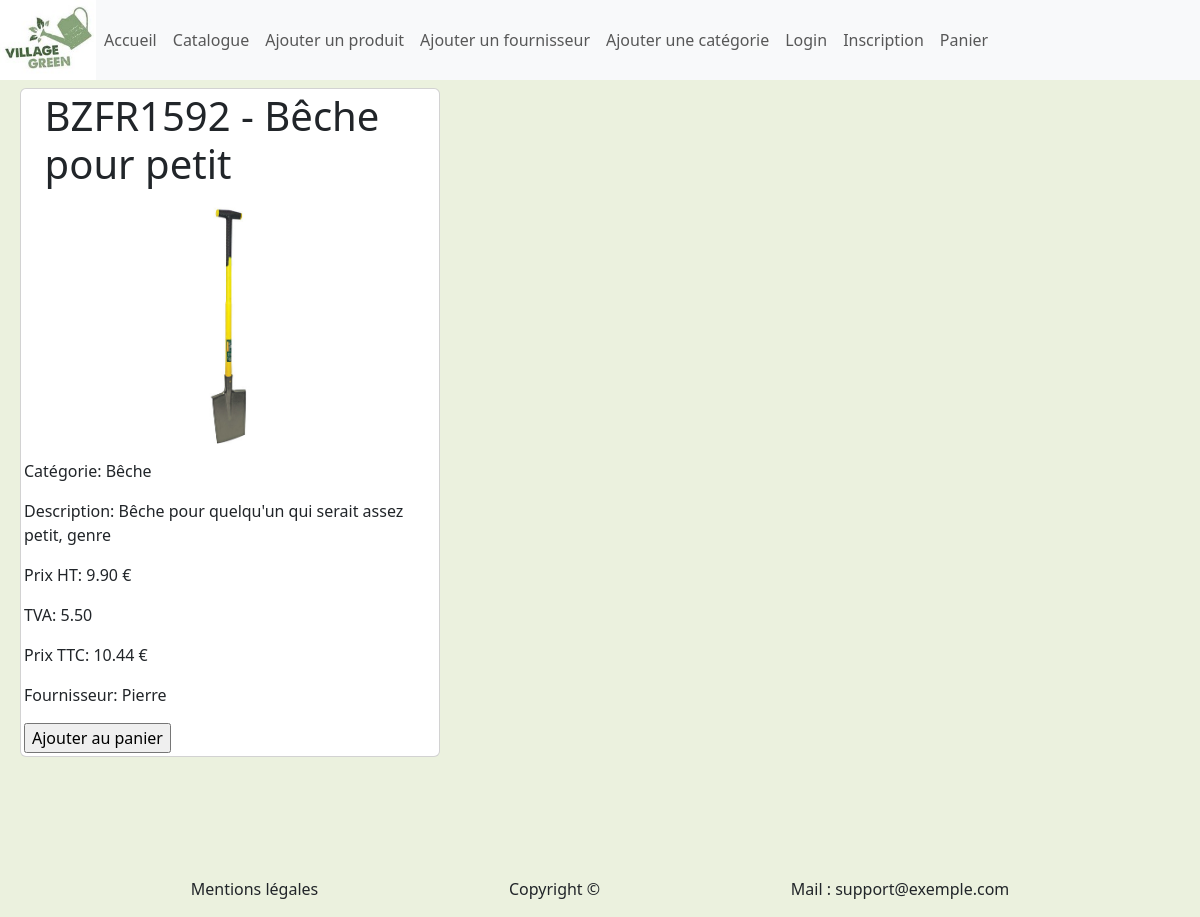
/consult_produit.php?id=2, run on the app's committed database.
### tables this page shows
CREATE TABLE `t_d_produit` (
  `Id_Produit` int(11) NOT NULL,
  `Taux_TVA` decimal(15,2) NOT NULL,
  `Nom_Long` varchar(250) NOT NULL,
  `Nom_court` varchar(50) NOT NULL,
  `Ref_fournisseur` varchar(250) NOT NULL,
  `Photo` varchar(250) DEFAULT NULL,
  `Prix_Achat` decimal(15,2) NOT NULL,
  `Id_Fournisseur` int(11) NOT NULL,
  `Id_Categorie` int(11) NOT NULL
);

CREATE TABLE `t_d_categorie` (
  `Id_Categorie` int(11) NOT NULL,
  `Libelle` varchar(50) NOT NULL,
  `Id_Categorie_Parent` int(11) DEFAULT NULL
);

CREATE TABLE `t_d_fournisseur` (
  `Id_Fournisseur` int(11) NOT NULL,
  `Nom_Fournisseur` varchar(50) NOT NULL
);

### consult_produit.php (the view, shortened to what this page needs)
<?php include 'header.php';
?>
<?php
$host = "localhost";
$user = "root";
$pwd = "";
$dbname = "greengarden";
try {
    $conn = new PDO("mysql:host=$host;dbname=$dbname", $user, $pwd);
} catch (PDOException $e) {
    echo "Connection failed " . $e->getMessage();
}
if (isset($_GET['id'])) {
    $id_produit = $_GET['id'];
    try {
        $stmt = $conn->prepare("SELECT * FROM t_d_produit where id_produit=:id");
        $stmt->bindValue(':id', $id_produit);
        $stmt->execute();
        $produit = $stmt->fetch(PDO::FETCH_ASSOC);
        $stmt = $conn->prepare("SELECT * FROM t_d_categorie where Id_Categorie=:idcat");
        $stmt->bindValue(':idcat', $produit['Id_Categorie']);
        $stmt->execute();
        $categorie = $stmt->fetch(PDO::FETCH_ASSOC);
        $stmt = $conn->prepare("SELECT * FROM t_d_fournisseur where Id_Fournisseur=:idfourni");
        $stmt->bindValue(':idfourni', $produit['Id_Fournisseur']);
        $stmt->execute();
        $fournisseur = $stmt->fetch(PDO::FETCH_ASSOC);
    } catch (PDOException $e) {
        echo
        "Erreur: " . $e->getMessage();
        exit();
    }
} else {
    echo "Produit non spécifié";
    exit;
}
?>
<?php
    $tva = $produit['Taux_TVA'];
    $prixHT = $produit['Prix_Achat'];
    $prixTTC = ($prixHT / 100) * $tva;
?>
    <div class="card">
    <h1><?php echo $produit['Ref_fournisseur'] . " - " . $produit['Nom_court']; ?></h1>
    <img class="img" src='img/<?php echo $produit['Photo'] ?>'>
    <p>Catégorie: <?php echo $categorie['Libelle'] ?></p>
    <p>Description: <?php echo $produit['Nom_Long'] ?></p>
    <p>Prix HT: <?php echo $produit['Prix_Achat'] ?> €</p>
    <p>TVA: <?php echo $produit['Taux_TVA'] ?></p>
    <p>Prix TTC: <?php echo round($prixTTC + $prixHT,2)?> € </p>
    <p>Fournisseur: <?php echo $fournisseur['Nom_Fournisseur'] ?></p>
    <form method="POST" action="ajout_panier.php">
        <input type="submit" value="Ajouter au panier">
    </form>
    </div>
<?php include 'footer.php'; ?>

### css/style.css (style rules this page uses)
* { box-sizing: border-box; }
body { background-color: rgb(235, 241, 222); }
.card { width: 35%; margin-left: 20px; margin-right: 20px; margin-top: 8px; margin-bottom: 8px; padding: 3px; }
.img { width: 60%; display: flex; margin-left: auto; margin-right: auto; margin-top: 8px; margin-bottom: 8px; }
h1 { margin-left: 5%; }

### data on the page
t_d_produit: Ref_fournisseur "BZFR1592", Nom_court "Bêche pour petit", Photo (picture), Nom_Long "Bêche pour quelqu'un qui serait assez petit, genre", Prix_Achat "9.90", Taux_TVA "5.50", $prixTTC + $prixHT "10.44"
t_d_categorie: Libelle "Bêche"
t_d_fournisseur: Nom_Fournisseur "Pierre"
